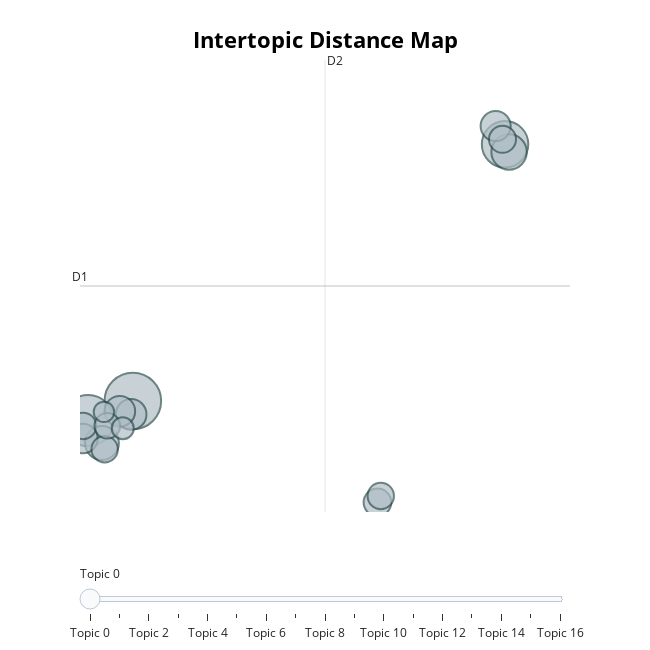

Notebook code cell kept with this figure:
### Markdown cell above
We can see the similarity of topics using the built in visualiser. Whether they are or are not similar to the extent that they could be merged as a single topic is down to qualitative assessment. Normally they will overlap if they are all part of a larger overarching topic.

### Code cell
topic_model.visualize_topics()

### Figure 1 — Plotly figure (JSON) as saved in the notebook; plotly's stock layout.template omitted (floating-point values rounded to 4 significant figures)
{"data": [{"customdata": [[0, "israel | gaza | israeli | hamas | palestinian", 92], [1, "labour | starmer | reform | farage | tax", 75], [2, "texas | democratic | ice | federal | administration", 62], [3, "bolsonaro | brazil | president | lula | brazilian", 36], [4, "smith | baby | reynolds | mother | simon", 33], [5, "march | australia | flag | australian | sydney", 27], [6, "asylum | hotel | seeker | council | accommodation", 27], [7, "ukraine | russia | putin | russian | zelenskyy", 26], [8, "ai | musk | company | film | datum", 25], [9, "climate | fossil | fuel | energy | global", 22], [10, "kirk | charlie | shooting | utah | violence", 21], [11, "gun | firearm | bush | search | porepunkah", 20], [12, "river | water | park | fish | bass", 20], [13, "macron | france | french | budget | debt", 20], [14, "mp | jenrick | asylum | seeker | reform", 19], [15, "protester | hotel | racism | seeker | asylum", 14], [16, "trans | gay | book | queer | black", 12]], "hovertemplate": "<b>Topic %{customdata[0]}</b><br>%{customdata[1]}<br>Size: %{customdata[2]}", "legendgroup": "", "marker": {"color": "#B0BEC5", "line": {"color": "DarkSlateGrey", "width": 2}, "size": [92, 75, 62, 36, 33, 27, 27, 26, 25, 22, 21, 20, 20, 20, 19, 14, 12], "sizemode": "area", "sizeref": 0.0575, "symbol": "circle"}, "mode": "markers", "name": "", "orientation": "v", "showlegend": false, "type": "scatter", "x": [1.599, -0.7719, 21.34, 21.55, -0.04044, 1.508, 0.9089, 20.84, -1.047, 14.57, 21.2, 0.1028, 14.75, -1.041, 0.2434, 1.063, 0.0652], "xaxis": "x", "y": [4.524, 3.99, 11.54, 11.33, 3.376, 4.159, 4.246, 12.04, 3.5, 1.754, 11.68, 3.207, 1.93, 3.844, 3.848, 3.78, 4.228], "yaxis": "y"}], "layout": {"annotations": [{"showarrow": false, "text": "D1", "x": -1.204, "y": 7.669, "yshift": 10}, {"showarrow": false, "text": "D2", "x": 11.79, "xshift": 10, "y": 13.85}], "height": 650, "hoverlabel": {"bgcolor": "white", "font": {"family": "Rockwell", "size": 16}}, "legend": {"itemsizing": "constant", "tracegroupgap": 0}, "margin": {"t": 60}, "shapes": [{"line": {"color": "#CFD8DC", "width": 2}, "type": "line", "x0": 11.79, "x1": 11.79, "y0": 1.491, "y1": 13.85}, {"line": {"color": "#9E9E9E", "width": 2}, "type": "line", "x0": -1.204, "x1": 24.78, "y0": 7.669, "y1": 7.669}], "sliders": [{"active": 0, "pad": {"t": 50}, "steps": [{"args": [{"marker.color": [["red", "#B0BEC5", "#B0BEC5", "#B0BEC5", "#B0BEC5", "#B0BEC5", "#B0BEC5", "#B0BEC5", "#B0BEC5", "#B0BEC5", "#B0BEC5", "#B0BEC5", "#B0BEC5", "#B0BEC5", "#B0BEC5", "#B0BEC5", "#B0BEC5"]]}], "label": "Topic 0", "method": "update"}, {"args": [{"marker.color": [["#B0BEC5", "red", "#B0BEC5", "#B0BEC5", "#B0BEC5", "#B0BEC5", "#B0BEC5", "#B0BEC5", "#B0BEC5", "#B0BEC5", "#B0BEC5", "#B0BEC5", "#B0BEC5", "#B0BEC5", "#B0BEC5", "#B0BEC5", "#B0BEC5"]]}], "label": "Topic 1", "method": "update"}, {"args": [{"marker.color": [["#B0BEC5", "#B0BEC5", "red", "#B0BEC5", "#B0BEC5", "#B0BEC5", "#B0BEC5", "#B0BEC5", "#B0BEC5", "#B0BEC5", "#B0BEC5", "#B0BEC5", "#B0BEC5", "#B0BEC5", "#B0BEC5", "#B0BEC5", "#B0BEC5"]]}], "label": "Topic 2", "method": "update"}, {"args": [{"marker.color": [["#B0BEC5", "#B0BEC5", "#B0BEC5", "red", "#B0BEC5", "#B0BEC5", "#B0BEC5", "#B0BEC5", "#B0BEC5", "#B0BEC5", "#B0BEC5", "#B0BEC5", "#B0BEC5", "#B0BEC5", "#B0BEC5", "#B0BEC5", "#B0BEC5"]]}], "label": "Topic 3", "method": "update"}, {"args": [{"marker.color": [["#B0BEC5", "#B0BEC5", "#B0BEC5", "#B0BEC5", "red", "#B0BEC5", "#B0BEC5", "#B0BEC5", "#B0BEC5", "#B0BEC5", "#B0BEC5", "#B0BEC5", "#B0BEC5", "#B0BEC5", "#B0BEC5", "#B0BEC5", "#B0BEC5"]]}], "label": "Topic 4", "method": "update"}, {"args": [{"marker.color": [["#B0BEC5", "#B0BEC5", "#B0BEC5", "#B0BEC5", "#B0BEC5", "red", "#B0BEC5", "#B0BEC5", "#B0BEC5", "#B0BEC5", "#B0BEC5", "#B0BEC5", "#B0BEC5", "#B0BEC5", "#B0BEC5", "#B0BEC5", "#B0BEC5"]]}], "label": "Topic 5", "method": "update"}, {"args": [{"marker.color": [["#B0BEC5", "#B0BEC5", "#B0BEC5", "#B0BEC5", "#B0BEC5", "#B0BEC5", "red", "#B0BEC5", "#B0BEC5", "#B0BEC5", "#B0BEC5", "#B0BEC5", "#B0BEC5", "#B0BEC5", "#B0BEC5", "#B0BEC5", "#B0BEC5"]]}], "label": "Topic 6", "method": "update"}, {"args": [{"marker.color": [["#B0BEC5", "#B0BEC5", "#B0BEC5", "#B0BEC5", "#B0BEC5", "#B0BEC5", "#B0BEC5", "red", "#B0BEC5", "#B0BEC5", "#B0BEC5", "#B0BEC5", "#B0BEC5", "#B0BEC5", "#B0BEC5", "#B0BEC5", "#B0BEC5"]]}], "label": "Topic 7", "method": "update"}, {"args": [{"marker.color": [["#B0BEC5", "#B0BEC5", "#B0BEC5", "#B0BEC5", "#B0BEC5", "#B0BEC5", "#B0BEC5", "#B0BEC5", "red", "#B0BEC5", "#B0BEC5", "#B0BEC5", "#B0BEC5", "#B0BEC5", "#B0BEC5", "#B0BEC5", "#B0BEC5"]]}], "label": "Topic 8", "method": "update"}, {"args": [{"marker.color": [["#B0BEC5", "#B0BEC5", "#B0BEC5", "#B0BEC5", "#B0BEC5", "#B0BEC5", "#B0BEC5", "#B0BEC5", "#B0BEC5", "red", "#B0BEC5", "#B0BEC5", "#B0BEC5", "#B0BEC5", "#B0BEC5", "#B0BEC5", "#B0BEC5"]]}], "label": "Topic 9", "method": "update"}, {"args": [{"marker.color": [["#B0BEC5", "#B0BEC5", "#B0BEC5", "#B0BEC5", "#B0BEC5", "#B0BEC5", "#B0BEC5", "#B0BEC5", "#B0BEC5", "#B0BEC5", "red", "#B0BEC5", "#B0BEC5", "#B0BEC5", "#B0BEC5", "#B0BEC5", "#B0BEC5"]]}], "label": "Topic 10", "method": "update"}, {"args": [{"marker.color": [["#B0BEC5", "#B0BEC5", "#B0BEC5", "#B0BEC5", "#B0BEC5", "#B0BEC5", "#B0BEC5", "#B0BEC5", "#B0BEC5", "#B0BEC5", "#B0BEC5", "red", "#B0BEC5", "#B0BEC5", "#B0BEC5", "#B0BEC5", "#B0BEC5"]]}], "label": "Topic 11", "method": "update"}, {"args": [{"marker.color": [["#B0BEC5", "#B0BEC5", "#B0BEC5", "#B0BEC5", "#B0BEC5", "#B0BEC5", "#B0BEC5", "#B0BEC5", "#B0BEC5", "#B0BEC5", "#B0BEC5", "#B0BEC5", "red", "#B0BEC5", "#B0BEC5", "#B0BEC5", "#B0BEC5"]]}], "label": "Topic 12", "method": "update"}, {"args": [{"marker.color": [["#B0BEC5", "#B0BEC5", "#B0BEC5", "#B0BEC5", "#B0BEC5", "#B0BEC5", "#B0BEC5", "#B0BEC5", "#B0BEC5", "#B0BEC5", "#B0BEC5", "#B0BEC5", "#B0BEC5", "red", "#B0BEC5", "#B0BEC5", "#B0BEC5"]]}], "label": "Topic 13", "method": "update"}, {"args": [{"marker.color": [["#B0BEC5", "#B0BEC5", "#B0BEC5", "#B0BEC5", "#B0BEC5", "#B0BEC5", "#B0BEC5", "#B0BEC5", "#B0BEC5", "#B0BEC5", "#B0BEC5", "#B0BEC5", "#B0BEC5", "#B0BEC5", "red", "#B0BEC5", "#B0BEC5"]]}], "label": "Topic 14", "method": "update"}, {"args": [{"marker.color": [["#B0BEC5", "#B0BEC5", "#B0BEC5", "#B0BEC5", "#B0BEC5", "#B0BEC5", "#B0BEC5", "#B0BEC5", "#B0BEC5", "#B0BEC5", "#B0BEC5", "#B0BEC5", "#B0BEC5", "#B0BEC5", "#B0BEC5", "red", "#B0BEC5"]]}], "label": "Topic 15", "method": "update"}, {"args": [{"marker.color": [["#B0BEC5", "#B0BEC5", "#B0BEC5", "#B0BEC5", "#B0BEC5", "#B0BEC5", "#B0BEC5", "#B0BEC5", "#B0BEC5", "#B0BEC5", "#B0BEC5", "#B0BEC5", "#B0BEC5", "#B0BEC5", "#B0BEC5", "#B0BEC5", "red"]]}], "label": "Topic 16", "method": "update"}]}], "title": {"font": {"color": "Black", "size": 22}, "text": "<b>Intertopic Distance Map</b>", "x": 0.5, "xanchor": "center", "y": 0.95, "yanchor": "top"}, "width": 650, "xaxis": {"anchor": "y", "domain": [0, 1], "range": [-1.204, 24.78], "title": {"text": ""}, "visible": false}, "yaxis": {"anchor": "x", "domain": [0, 1], "range": [1.491, 13.85], "title": {"text": ""}, "visible": false}}}
